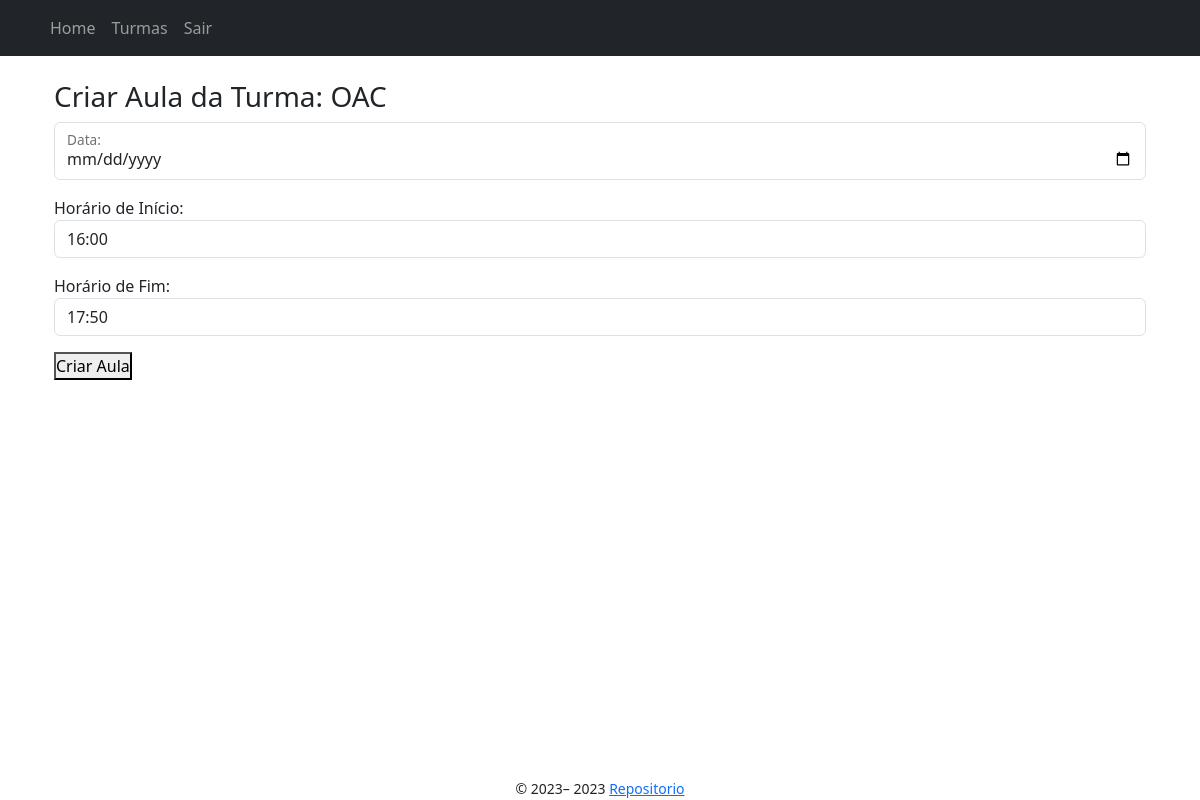
Screenshot of /turmas/1/aulas/ (signed in) with the database file from the repository.
### app/models/turma.py (models this page shows, shortened)
class Turma(db.Model):
    __tablename__ = "turma"
    id = db.Column(db.Integer, primary_key=True)
    nome = db.Column(db.String(100), nullable=False)
    horario_inicio = db.Column(db.Time, nullable=False)
    horario_fim = db.Column(db.Time, nullable=False)
    senha = db.Column(db.String(200), nullable=False)
    semestre = db.Column(db.Integer, nullable=False)
    professor_id = db.Column(db.Integer, db.ForeignKey(
        'professor.id'), nullable=False)
    aulas = db.relationship('Aula', backref=db.backref('turma_aulas', lazy=True)) #1 to N

### app/controllers/aulas_controller.py (the view)
@bp.route("/", methods=["GET"])
@login_required
@load_parent
def new(turma: Turma):
    return render_template("aulas/new.jinja2", turma=turma)

### app/templates/aulas/new.jinja2 (shortened to what this page needs)
{% extends "./base.jinja2" %}
{% block content %}
<div class="container">
    <h3>Criar Aula da Turma: {{ turma.nome }}</h3>
    <form method="POST" action="{{ url_for('turmas.aulas.create', turma_id=turma.id) }}">
        <div class="form-floating mb-3">
            <input
                class="form-control"
                type="date"
                id="data_aula"
                name="data_aula"
                placeholder="Selecione a data da aula"
                required="true"
            />
            <label for="data_aula">Data:</label>
        </div>
        <div class="mb-3">
            <label for="horario_inicio">Horário de Início:</label>
            <input
                type="text"
                id="horario_inicio"
                name="horario_inicio"
                value="{{ turma.horario_inicio.strftime('%H:%M') }}"
                readonly
                class="form-control"
            />
        </div>
        <div class="mb-3">
            <label for="horario_fim">Horário de Fim:</label>
            <input
                type="text"
                id="horario_fim"
                name="horario_fim"
                value="{{ turma.horario_fim.strftime('%H:%M') }}"
                readonly
                class="form-control"
            />
        </div>
        <button type="submit">Criar Aula</button>
    </form>
</div>
{% endblock %}

### app/static/style.css (style rules this page uses)
* { box-sizing: border-box; margin: 0; padding: 0; }
body { display: grid; min-height: 100vh; min-width: 100vw; grid-template-columns: 1fr; grid-template-rows: auto 1fr auto; grid-template-areas: "header" "main" "footer"; }

### rows the page displays
Turma: nome "OAC", horario_inicio "16:00", horario_fim "17:50"

### other values shown
{{ render_nav_item("index.index", "Home") }} "Home"
{{ render_nav_item("turmas.index", "Turmas") }} "Turmas"
{{ render_nav_item("auth.logout", "Sair") }} "Sair"
